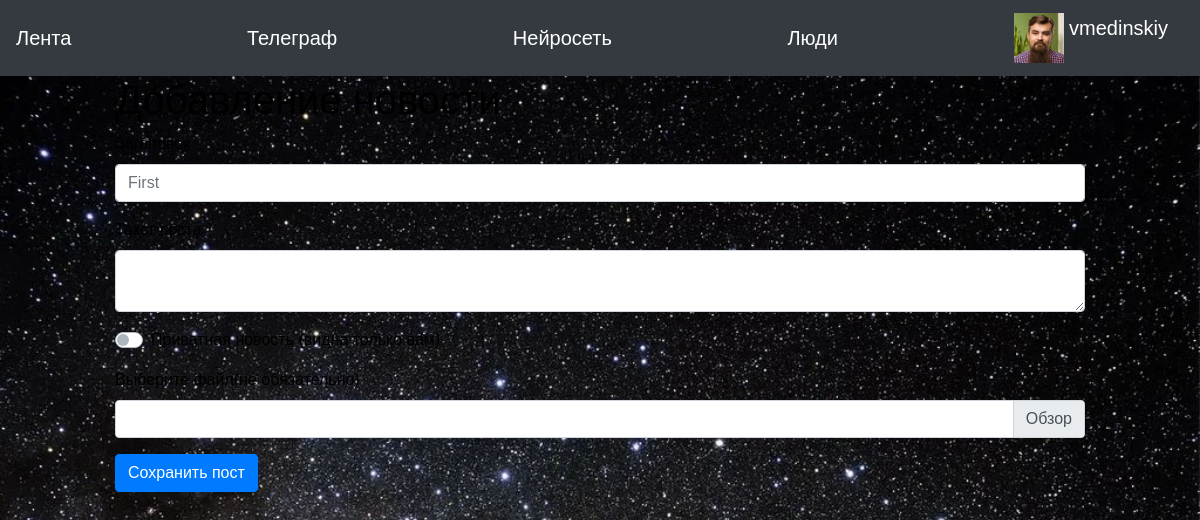
Page /news/5 (signed in) on the committed database.
### data/users.py (models this page shows, shortened)
class User(SqlAlchemyBase, UserMixin, SerializerMixin):
    __tablename__ = 'users'
    id = sqlalchemy.Column(sqlalchemy.Integer,
                           primary_key=True, autoincrement=True)
    name = sqlalchemy.Column(sqlalchemy.String, nullable=True)
    status = sqlalchemy.Column(sqlalchemy.String, nullable=True)
    email = sqlalchemy.Column(sqlalchemy.String,
                              index=True, unique=True, nullable=True)
    hashed_password = sqlalchemy.Column(sqlalchemy.String, nullable=True)
    created_date = sqlalchemy.Column(sqlalchemy.DateTime,
                                     default=datetime.datetime.now)
    friends = sqlalchemy.Column(sqlalchemy.String, nullable=True)
    avatar = sqlalchemy.Column(sqlalchemy.String,
                               default='/static/img/backgrounds/default.png')
    liked_news = sqlalchemy.Column(sqlalchemy.VARCHAR, nullable=True)
    liked_photos = sqlalchemy.Column(sqlalchemy.VARCHAR, nullable=True)
    background = sqlalchemy.Column(sqlalchemy.String, default='/static/img/backgrounds/default.png')
    theme = sqlalchemy.Column(sqlalchemy.Boolean, default=1)
    albums = sqlalchemy.Column(sqlalchemy.VARCHAR)

### main.py (the view, shortened to what this page needs)
@app.route('/news/<int:id>', methods=['GET', 'POST'])
@login_required
def edit_news(id):
    form = NewsForm()
    if request.method == "GET":
        session = db_session.create_session()
        news = session.query(News).filter(News.id == id,
                                          News.user == current_user).first()
        if news:
            form.title = news.title
            form.content = news.content
            form.is_private = news.is_private
        else:
            abort(404)
    return render_template('add_post.html', title='Редактирование новости', form=form,
                           base=get_base())

### main.py
class NewsForm(FlaskForm):
    title = 'Заголовок'
    content = "Содержание"
    is_private = "Личное"
    submit = 'Применить'

class BaseForm(FlaskForm):
    background = ""
    text_color = 'white'
    back = '#0a0a0a'
    back_color = '#646464'
    font_white = "white"
    js_for_files = ""

### data/db_session.py (called while the page is built)
def create_session() -> Session:
    global __factory
    return __factory()

### main.py (called while the page is built)
def get_base():
    base = BaseForm()
    if current_user.is_authenticated:
        base.background = current_user.background
        base.text_color = 'white' if not current_user.theme else 'black'
        base.back = '#0a0a0a' if not current_user.theme else '#f5f5f5'
        base.back_color = '#1e1e1e' if not current_user.theme else '#969696'
    else:
        base.background = ""
        base.text_color = 'black'
        base.back = '#0a0a0a'
        base.back_color = '#969696'
    base.js_for_files = url_for("static", filename="js/bs-custom-file-input.js")
    return base

@login_manager.user_loader
def load_user(user_id):
    session = db_session.create_session()
    return session.query(User).get(user_id)

### templates/add_post.html (shortened to what this page needs)
{% extends "base.html" %}
{% block content %}
<div class="col-xl-10">
<h1>Добавление новости</h1>
<form action="" method="post"  enctype="multipart/form-data">
    <div class="form-group">
        <label for="title1">Заголовок</label>
        <div class="input-group mb-3">
            <input type="text" class="form-control" id="title1" aria-label={{form.title}}
                   aria-describedby="basic-addon1" name="title"
                   placeholder={{form.title}} required>
        </div>
    </div>
    <div class="form-group">
        <div class="mb-3">
            <label for="validationTextarea">Текст поста</label>
            <textarea class="form-control" id="validationTextarea"
                      placeholder="{{form.text}}" name="content"></textarea>
        </div>
    </div>
    <div class="form-group">
        <div class="custom-control custom-switch">
            <label class="custom-control-label" for="customSwitch1">Приватная новость (видна только
                вам)</label>
        </div>
    </div>
    <div class="form-group">
        <label for="inputGroupFile03">Выберите файл(не обязательно)</label>
        <div class="input-group mb-3">
            <div class="custom-file">
                <label class="custom-file-label" for="inputGroupFile03" data-browse="Обзор"
                       aria-describedby="inputGroupFileAddon02"></label>
            </div>
        </div>
    </div>
    <div class="form-group">
        <input class="btn btn-primary" type="submit" value="Сохранить пост">
    </div>
</form>
</div>
{% endblock %}

### templates/base.html (shortened to what this page needs)
<!doctype html>
<html lang="en">
<head>
    <link rel="stylesheet"
          href="https://stackpath.bootstrapcdn.com/bootstrap/4.4.1/css/bootstrap.min.css"
>
</head>
<body>
<header>
    <nav class="navbar navbar-dark bg-dark">
        <a class="navbar-brand" href="/">Лента</a>
        {% if current_user.is_authenticated %}
        <a class="navbar-brand" href="/messages">Телеграф</a>
        <a class="navbar-brand" href="/neuro/meme">Нейросеть</a>
        <a class="navbar-brand" href="/people">Люди</a>
        <a class="navbar-brand" href="/profile/{{current_user.id}}">
            <img src={{current_user.avatar}}
                 width="50" height="50"
                 alt="PEP8" class="d-inline-block align-top"> {{current_user.name}}
        </a>
        {% else %}
        <p>
            <a class="btn btn-primary " href="/register">Зарегистрироваться</a>
            <a class="btn btn-success" href="/login">Войти</a>
        </p>
        {% endif %}
    </nav>
</header>
<main role="main" class="container-fluid">
    <div class="row">
        <div class="col-1"></div>
        {% block content %}{% endblock %}
    </div>
</main>
</body>
</html>

### rows in the picture
User: avatar (picture), name "vmedinskiy"
